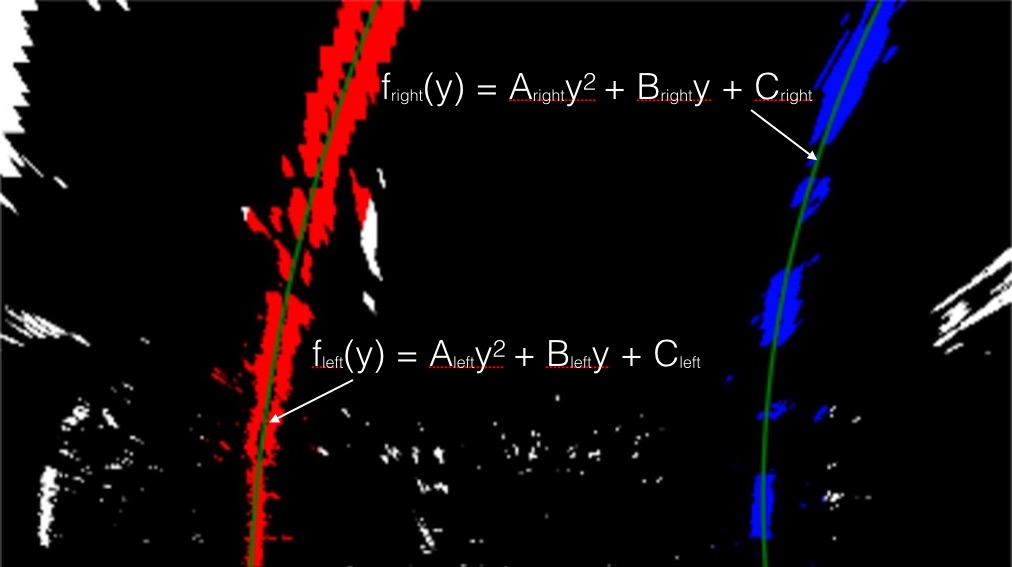
#> input picture examples/color_fit_lines.jpg, 1012 x 567 px
$ python -i sobel.py   (imports and definitions only)   (older library calls are emulated)
#> lines starting #> are read from the running program, lines starting #| are printed output that depends on the picture; after the words box and inside, x2 and y2 are one past the last pixel; in counts of white or black regions, pixels touching at a corner belong together
import numpy as np
import matplotlib.pyplot as plt
import matplotlib.image as mpimg
import cv2


def abs_sobel_thresh(img, orient='x', sobel_thresh=(0, 255),sobel_kernel=3):
    """
    returns gradient binaries
    :param img:
    :param orient:
    :param thresh_min:
    :param thresh_max:
    :return:
    """
    img = cv2.cvtColor(img, cv2.COLOR_BGR2GRAY)


    if orient == 'x':
        sobel = cv2.Sobel(img, cv2.CV_64F, 1, 0, ksize=sobel_kernel)
    else:
        sobel = cv2.Sobel(img, cv2.CV_64F, 0, 1, ksize=sobel_kernel)

    sobel_abs = np.abs(sobel)
    scaled = np.uint8(255*sobel_abs/np.max(sobel_abs))
    sbinary = np.zeros_like(scaled)
    sbinary[(scaled >= sobel_thresh[0]) & (scaled <= sobel_thresh[1])] = 1

    return sbinary


def mag_thresh(img, sobel_kernel=3, mag_thresh=(0, 255)):
    """
    returns magnitude binaries
    :param img: image
    :param sobel_kernel:
    :param mag_thresh:
    :return:
    """
    gray = cv2.cvtColor(img, cv2.COLOR_BGR2GRAY)

    sobel_x = np.abs(cv2.Sobel(gray, cv2.CV_64F, ksize=sobel_kernel, dx=1, dy=0))
    sobel_y = np.abs(cv2.Sobel(gray, cv2.CV_64F, ksize=sobel_kernel, dx=0, dy=1))

    magnitude = (sobel_x**2 + sobel_y**2)**.5
    scaled_magnitude = np.uint8(255 * magnitude / np.max(magnitude))

    scaled_magnitude_bin = np.zeros_like(scaled_magnitude)
    scaled_magnitude_bin[(scaled_magnitude >= mag_thresh[0]) & (scaled_magnitude <= mag_thresh[1])] = 1

    return scaled_magnitude_bin


def dir_threshold(img, sobel_kernel=3, dir_thresh=(0.7, 1.3)):
    """
    return direction binaries
    :param img:
    :param sobel_kernel:
    :param thresh:
    :return:
    """
    gray = cv2.cvtColor(img, cv2.COLOR_RGB2GRAY)
    sobelx = np.absolute(cv2.Sobel(gray, cv2.CV_64F, ksize=sobel_kernel, dx=1, dy=0))
    sobely = np.absolute(cv2.Sobel(gray, cv2.CV_64F, ksize=sobel_kernel, dx=0, dy=1))
    gradient = np.arctan2(sobely, sobelx)
    binary_output = np.zeros_like(gradient)

    binary_output[(gradient >= dir_thresh[0]) & (gradient <= dir_thresh[1])] = 1

    return binary_output


def lines_pipe(image, ksize=25, sobel_thresh=(50, 180), mag_thresh_=(50, 110), dir_thresh=(0.7, 1.3)):
    """
    pipeline to use all the above filters
    :param image:
    :param ksize:
    :param sobel_thresh:
    :param mag_thresh_:
    :param dir_thresh:
    :return:
    """

    gradx = abs_sobel_thresh(image, orient='x', sobel_kernel=ksize, sobel_thresh=sobel_thresh)
    grady = abs_sobel_thresh(image, orient='y', sobel_kernel=ksize, sobel_thresh=sobel_thresh)

    mag_binary = mag_thresh(image, sobel_kernel=ksize, mag_thresh=mag_thresh_)

    dir_binary = dir_threshold(image, sobel_kernel=ksize, dir_thresh=dir_thresh)

    combined = np.zeros_like(dir_binary)
    combined[((gradx == 1)) | ((mag_binary == 1) & (dir_binary == 1))] = 1

    return combined

>>> import cv2
>>> picture = cv2.imread('examples/color_fit_lines.jpg')
#> picture is the input picture: shape (567, 1012, 3); mean B, G, R 11.4, 8.2, 15.7
>>> result = lines_pipe(picture)
#> in lines_pipe, `gradx = abs_sobel_thresh(image, orient='x', sobel_kernel=ksize, sobel_..`:
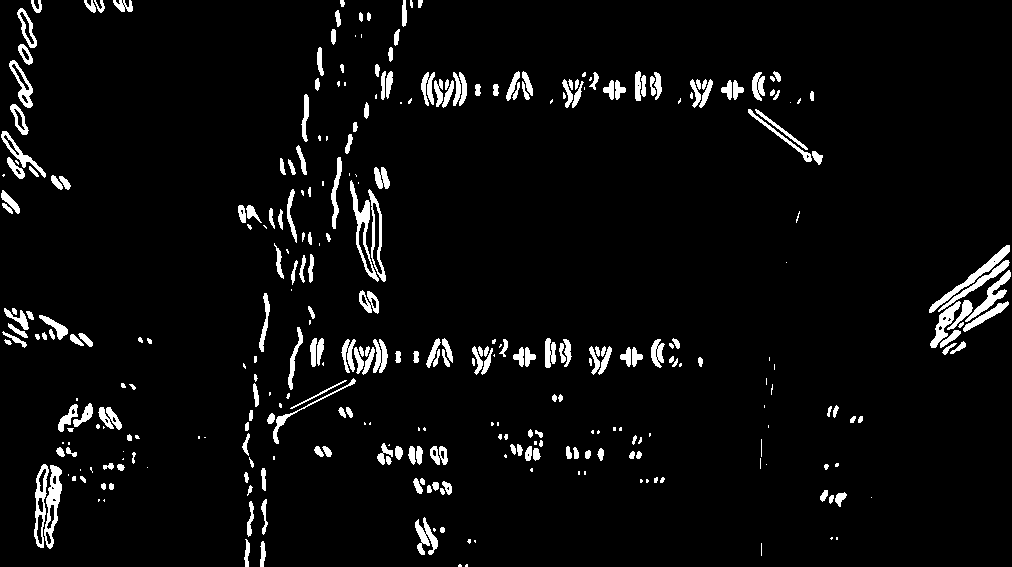
#> gradx: shape (567, 1012); values 0 (black) and 1 (white), 4.7% white; 338 white regions (101 under 20 px), largest, box (x1, y1, x2, y2) and area: (350, 180, 379, 282) 696, (44, 465, 62, 549) 693, (929, 245, 1010, 313) 664
#> call 2 of abs_sobel_thresh, with orient = 'y', sobel_thresh = (50, 180), sobel_kernel = 25
#> in abs_sobel_thresh (call 2), `sobel = cv2.Sobel(img, cv2.CV_64F, 0, 1, ksize=sobel_kernel)`:
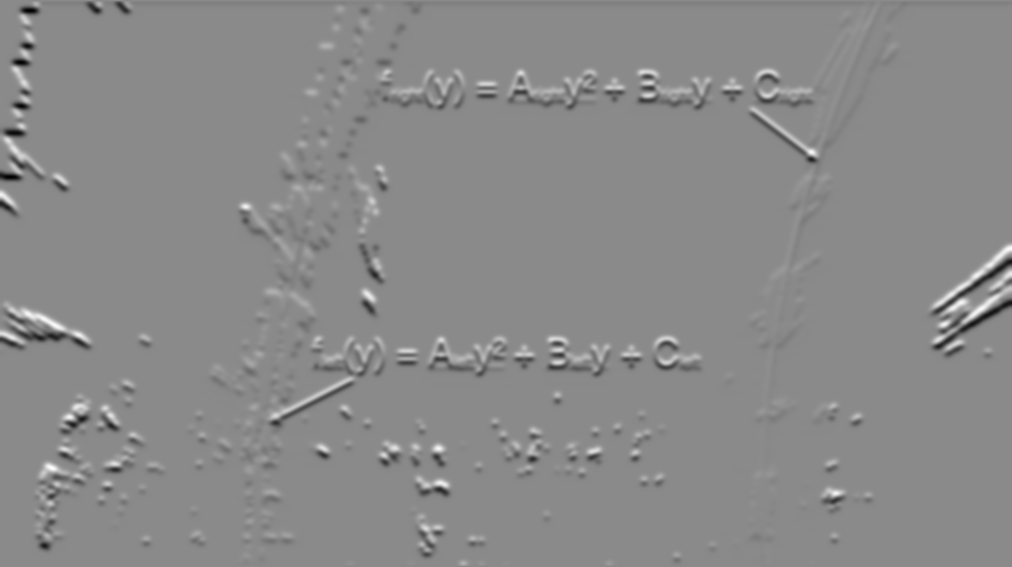
#> sobel: shape (567, 1012) float64; min -5.47e+15, max 4.63e+15, mean -7.08e+12; drawn with min black and max white
#> in lines_pipe, `grady = abs_sobel_thresh(image, orient='y', sobel_kernel=ksize, sobel_..`:
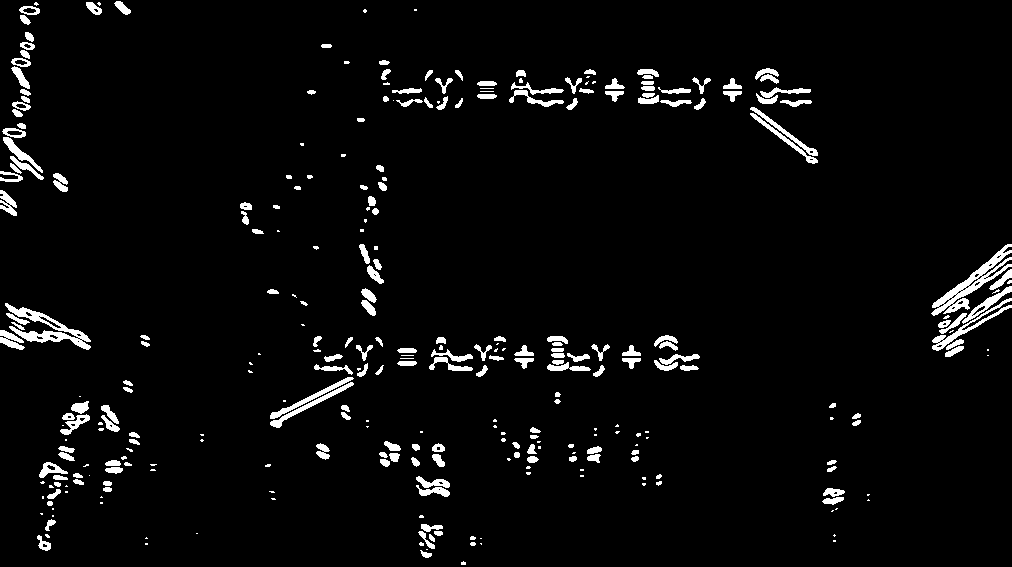
#> grady: shape (567, 1012); values 0 (black) and 1 (white), 3.9% white; 314 white regions (111 under 20 px), largest, box (x1, y1, x2, y2) and area: (931, 244, 1012, 316) 1362, (5, 303, 91, 350) 1148, (932, 298, 1012, 351) 594
#> in mag_thresh, `magnitude = (sobel_x**2 + sobel_y**2)**.5`:
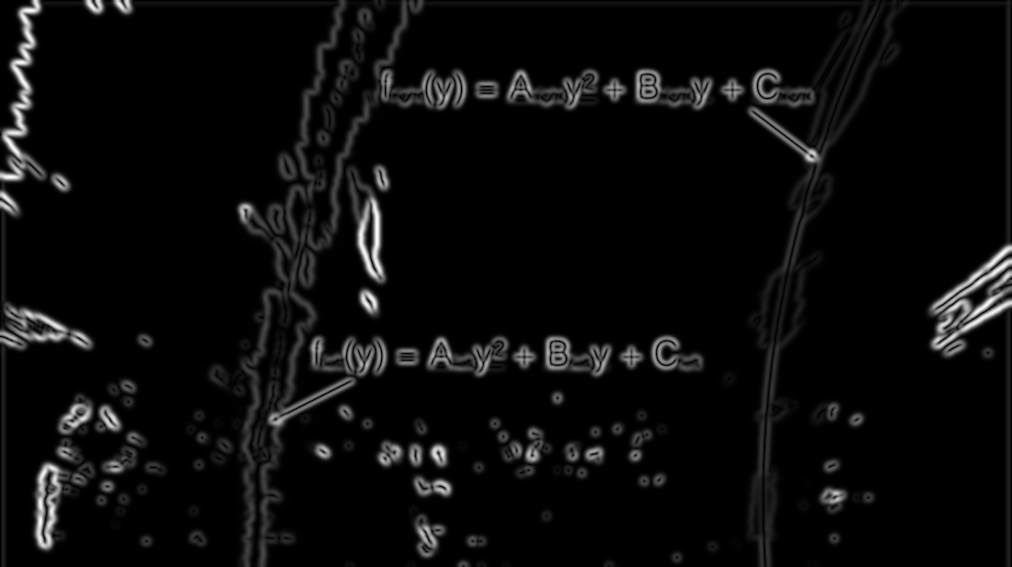
#> magnitude: shape (567, 1012) float64; min 0, max 5.47e+15, mean 2.41e+14; drawn with min black and max white
#> in lines_pipe, `mag_binary = mag_thresh(image, sobel_kernel=ksize, mag_thresh=mag_thre..`: mag_binary: shape (567, 1012); values 0 (black) and 1 (white), 4.9% white; 217 white regions (87 under 20 px), largest, box (x1, y1, x2, y2) and area: (929, 243, 1012, 357) 1214, (0, 0, 46, 182) 1123, (267, 326, 356, 446) 1042
#> in dir_threshold, `gradient = np.arctan2(sobely, sobelx)`:
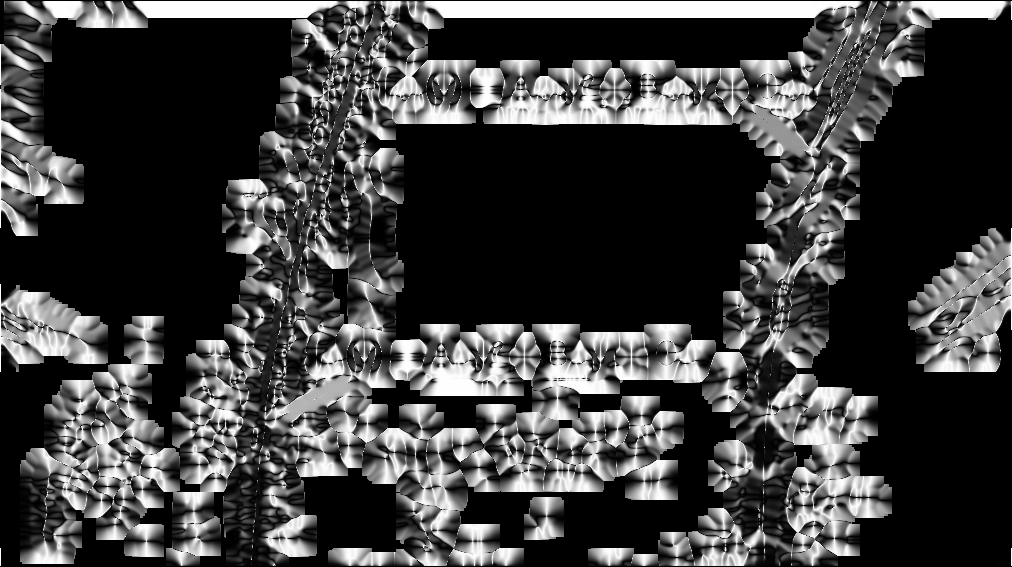
#> gradient: shape (567, 1012) float64; min 0, max 1.57, mean 0.401; drawn with min black and max white
#> in lines_pipe, `dir_binary = dir_threshold(image, sobel_kernel=ksize, dir_thresh=dir_t..`:
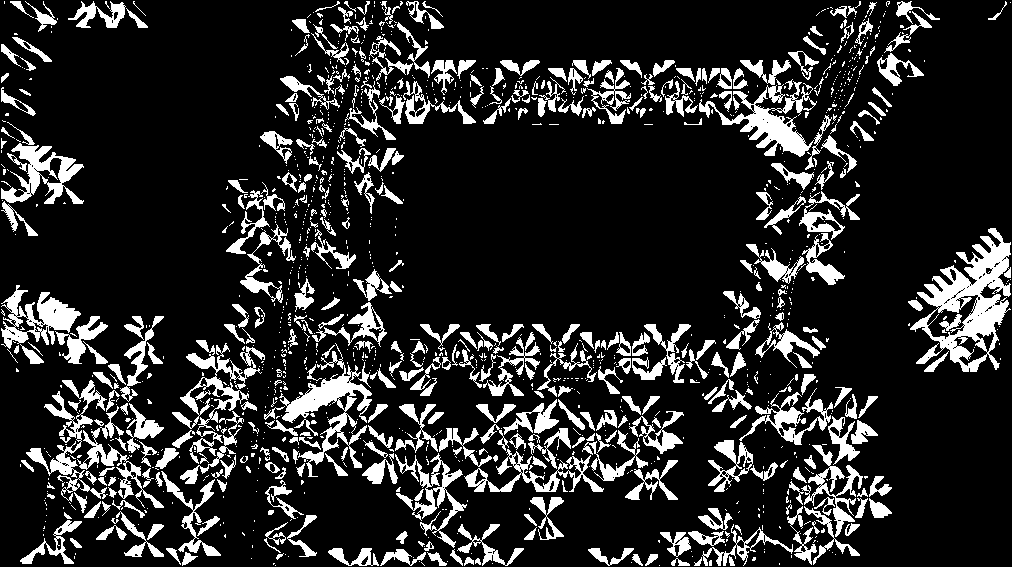
#> dir_binary: shape (567, 1012) float64; values 0 (black) and 1 (white), 16.3% white; 1404 white regions (990 under 20 px), largest, box (x1, y1, x2, y2) and area: (910, 228, 1011, 372) 5764, (279, 343, 372, 477) 3088, (699, 81, 817, 157) 2779
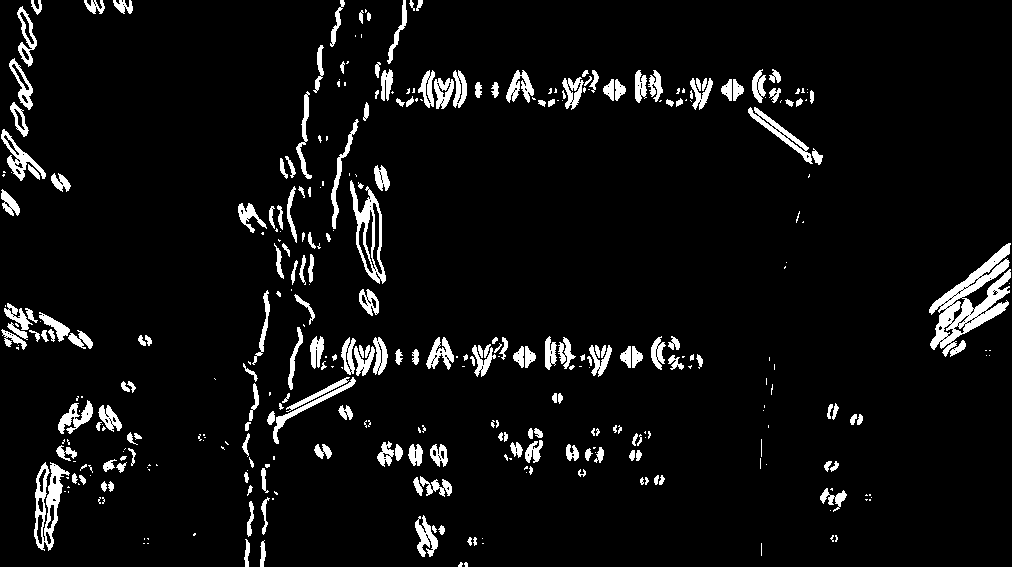
#> result: shape (567, 1012) float64; values 0 (black) and 1 (white), 5.9% white; 367 white regions (159 under 20 px), largest, box (x1, y1, x2, y2) and area: (929, 243, 1011, 357) 3389, (34, 462, 70, 551) 1321, (350, 180, 386, 284) 1243
